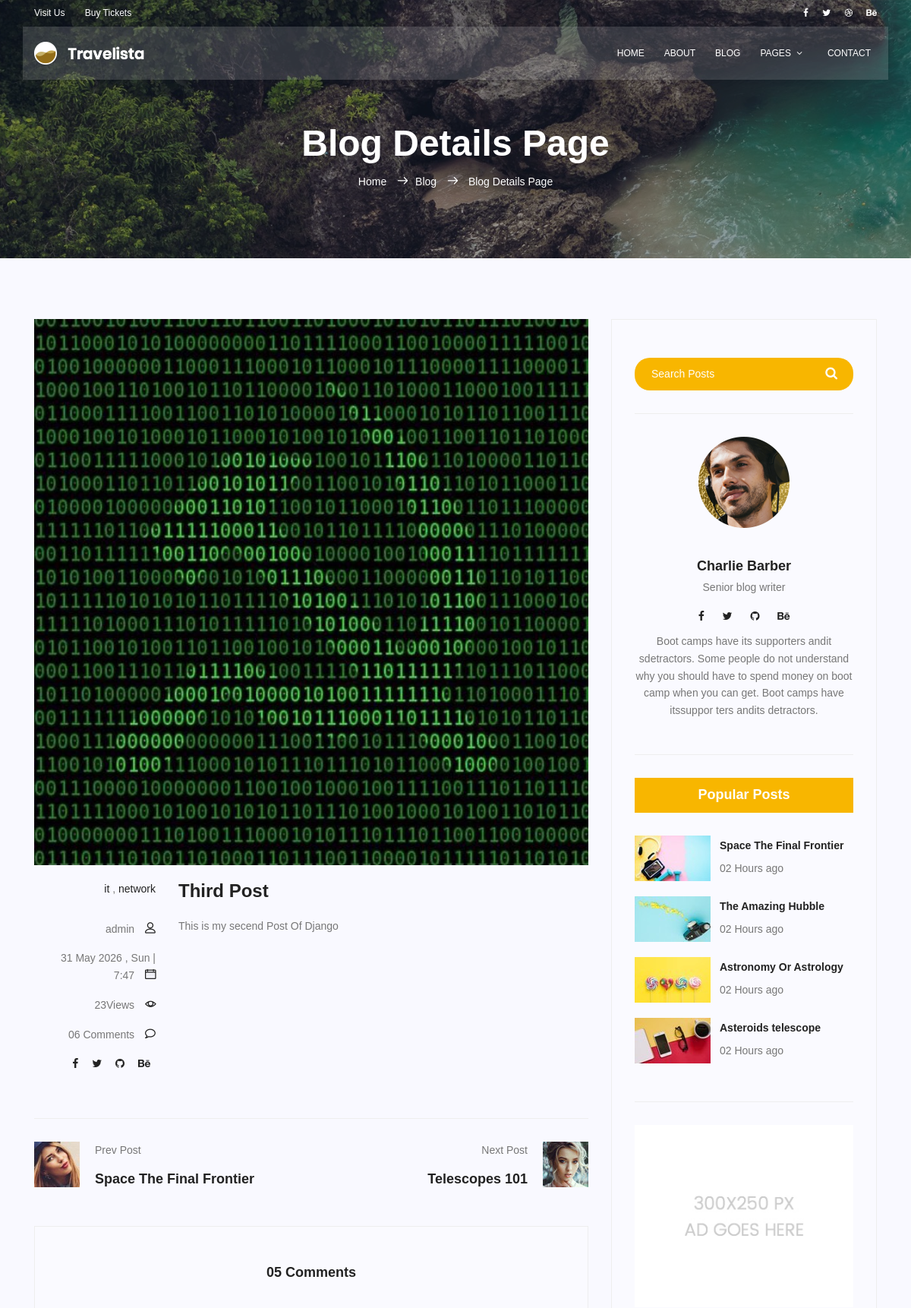
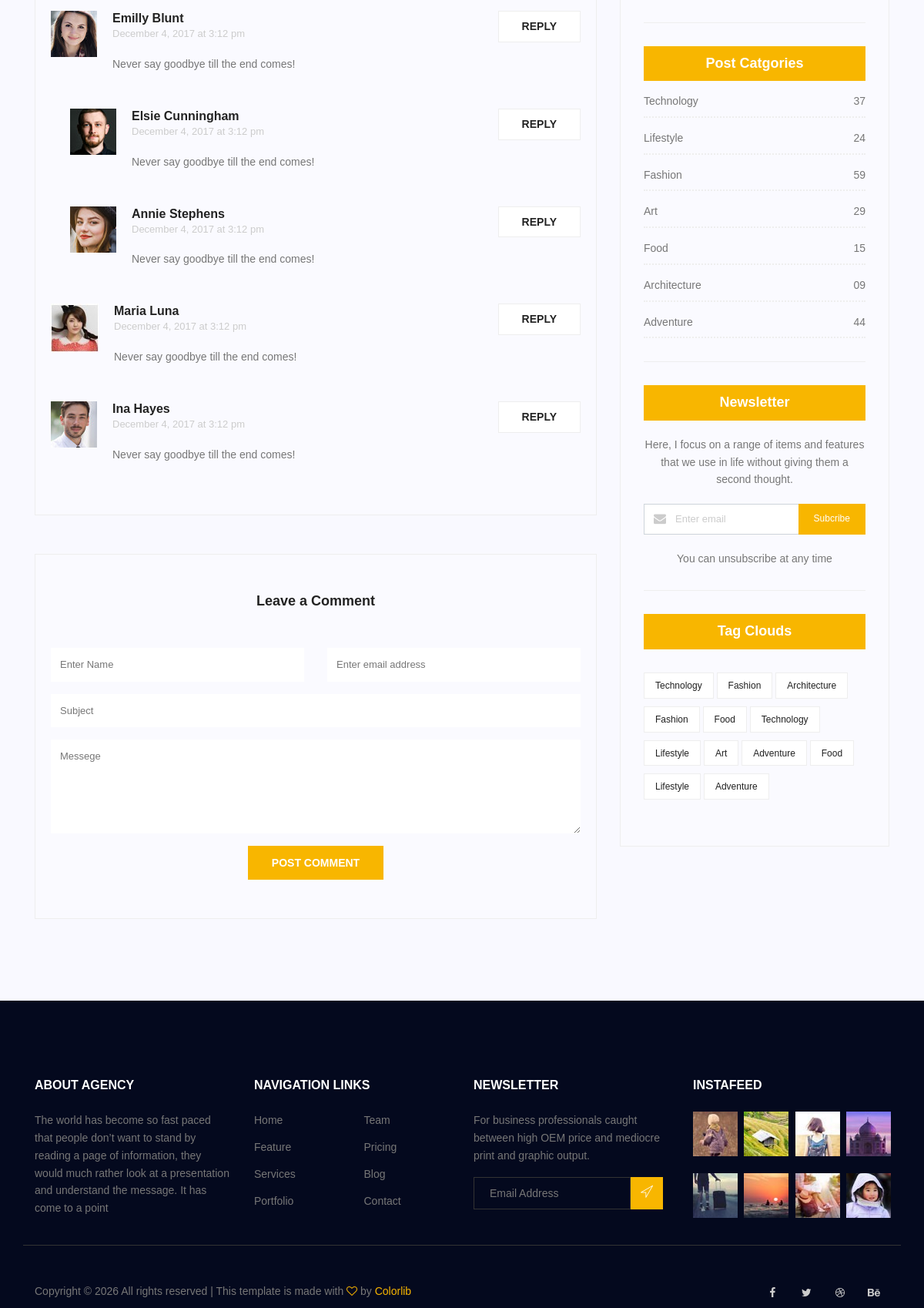
Screenshot of /blog/blog_single/post-3/ (upper part) with the database file from the repository (2 pictures, top to bottom).
### blog/models.py (models this page shows, shortened)
class Post(models.Model):
    image = models.ImageField(upload_to='blog/images',default='blog/default.jpg')
    author = models.ForeignKey(User, on_delete=models.SET_NULL,null=True)
    title = models.CharField(max_length=255)
    content = models.TextField()
    category = models.ManyToManyField(category)
    counted_views = models.IntegerField(default=0)
    status = models.BooleanField(default=False)
    published_date = models.DateTimeField(null=True)
    created_date = models.DateTimeField(auto_now_add=True)
    updated_date = models.DateTimeField(auto_now=True)

class category(models.Model):
    name = models.CharField(max_length=255)

### blog/views.py (the view)
# urls.py: path('blog_single/post-<int:pid>/', views.blog_single, name="blog-single"),
def blog_single(request,pid):
    posts = Post.objects.filter(status=1)
    posts = get_object_or_404(posts, id=pid ,status=1)
    posts.counted_views += 1
    posts.save()
    context = {'posts': posts}
    return render(request, 'blog/blog-single.html',context)

### templates/blog/blog-single.html (shortened to what this page needs)
{% extends 'base.html' %} {% load static %}  {% block content %}
<section class="relative about-banner">
  <div class="overlay overlay-bg"></div>
  <div class="container">
    <div class="row d-flex align-items-center justify-content-center">
      <div class="about-content col-lg-12">
        <h1 class="text-white">Blog Details Page</h1>
        <p class="text-white link-nav">
          <a href="{% url 'index' %}">Home </a>
          <span class="lnr lnr-arrow-right"></span
          ><a href="{% url 'blog-home' %}">Blog </a>
          <span class="lnr lnr-arrow-right"></span>
          <a href="{% url 'blog-single' pid=posts.id %}"> Blog Details Page</a>
        </p>
      </div>
    </div>
  </div>
</section>
<section class="post-content-area single-post-area">
  <div class="container">
    <div class="row">
      <div class="col-lg-8 posts-list">
        <div class="single-post row">
          <div class="col-lg-12">
            <div class="feature-img">
              <img class="img-fluid" src="{{posts.image.url}}" alt="" />
            </div>
          </div>
          <div class="col-lg-3 col-md-3 meta-details">
            <ul class="tags">
              {% for cat in posts.category.all %}
                <li><a href="#">{{cat.name}}</a></li>{% if not forloop.last %} , {% endif %}
              {% endfor %}
            </ul>
            <div class="user-details row">
              <p class="user-name col-lg-12 col-md-12 col-6">
                <a href="#">{{posts.author}}</a>
                <span class="lnr lnr-user"></span>
              </p>
              <p class="date col-lg-12 col-md-12 col-6">
                <a href="#">{{posts.created_date|date:"d M Y , D | G:i"}}</a>
                <span class="lnr lnr-calendar-full"></span>
              </p>
              <p class="view col-lg-12 col-md-12 col-6">
                <a href="#">{{posts.counted_views}}Views</a>
                <span class="lnr lnr-eye"></span>
              </p>
              <p class="comments col-lg-12 col-md-12 col-6">
                <a href="#">06 Comments</a>
                <span class="lnr lnr-bubble"></span>
              </p>
              <ul class="social-links col-lg-12 col-md-12 col-6">
                <li>
                  <a href="#"><i class="fa fa-facebook"></i></a>
                </li>
                <li>
                  <a href="#"><i class="fa fa-twitter"></i></a>
                </li>
                <li>
                  <a href="#"><i class="fa fa-github"></i></a>
                </li>
                <li>
                  <a href="#"><i class="fa fa-behance"></i></a>
                </li>
              </ul>
            </div>
          </div>
          <div class="col-lg-9 col-md-9">
            <h3 class="mt-20 mb-20">{{posts.title}}</h3>
            <p class="excert">{{posts.content}}</p>
          </div>
        </div>
        <div class="navigation-area">
          <div class="row">
            <div
              class="col-lg-6 col-md-6 col-12 nav-left flex-row d-flex justify-content-start align-items-center"
            >
              <div class="thumb">
                <a href="#"
                  ><img
                    class="img-fluid"
                    src="{% static 'img/blog/prev.jpg' %}"
                    alt=""
                /></a>
              </div>
              <div class="arrow">
                <a href="#"
                  ></a>
              </div>
              <div class="detials">
                <p>Prev Post</p>
                <a href="#"><h4>Space The Final Frontier</h4></a>
              </div>
            </div>
            <div
              class="col-lg-6 col-md-6 col-12 nav-right flex-row d-flex justify-content-end align-items-center"
            >
              <div class="detials">
                <p>Next Post</p>
                <a href="#"><h4>Telescopes 101</h4></a>
              </div>
              <div class="arrow">
                <a href="#"
                  ></a>
              </div>
              <div class="thumb">
                <a href="#"
                  ><img
                    class="img-fluid"
                    src="{% static 'img/blog/next.jpg' %}"
                    alt=""
                /></a>
              </div>
            </div>
          </div>
        </div>
        <div class="comments-area">
          <h4>05 Comments</h4>
          <div class="comment-list">
            <div class="single-comment justify-content-between d-flex">
              <div class="user justify-content-between d-flex">
                <div class="thumb">
                  <img src="{% static 'img/blog/c1.jpg' %}" alt="" />
                </div>
                <div class="desc">
                  <h5><a href="#">Emilly Blunt</a></h5>
                  <p class="date">December 4, 2017 at 3:12 pm</p>
                  <p class="comment">Never say goodbye till the end comes!</p>
                </div>
              </div>
              <div class="reply-btn">
                <a href="" class="btn-reply text-uppercase">reply</a>
              </div>
            </div>
          </div>
          <div class="comment-list left-padding">
            <div class="single-comment justify-content-between d-flex">
              <div class="user justify-content-between d-flex">
                <div class="thumb">
                  <img src="{% static 'img/blog/c2.jpg' %}" alt="" />
                </div>
                <div class="desc">
                  <h5><a href="#">Elsie Cunningham</a></h5>
                  <p class="date">December 4, 2017 at 3:12 pm</p>
                  <p class="comment">Never say goodbye till the end comes!</p>
                </div>
              </div>
              <div class="reply-btn">
                <a href="" class="btn-reply text-uppercase">reply</a>
              </div>
            </div>
          </div>
          <div class="comment-list left-padding">
            <div class="single-comment justify-content-between d-flex">
              <div class="user justify-content-between d-flex">
                <div class="thumb">
                  <img src="{% static 'img/blog/c3.jpg' %}" alt="" />
                </div>
                <div class="desc">
                  <h5><a href="#">Annie Stephens</a></h5>
                  <p class="date">December 4, 2017 at 3:12 pm</p>
                  <p class="comment">Never say goodbye till the end comes!</p>
                </div>
              </div>
              <div class="reply-btn">
                <a href="" class="btn-reply text-uppercase">reply</a>
              </div>
            </div>
          </div>
          <div class="comment-list">
            <div class="single-comment justify-content-between d-flex">
              <div class="user justify-content-between d-flex">
                <div class="thumb">
                  <img src="{% static 'img/blog/c4.jpg' %}" alt="" />
                </div>
                <div class="desc">
                  <h5><a href="#">Maria Luna</a></h5>
                  <p class="date">December 4, 2017 at 3:12 pm</p>
                  <p class="comment">Never say goodbye till the end comes!</p>
                </div>
              </div>
              <div class="reply-btn">
                <a href="" class="btn-reply text-uppercase">reply</a>
              </div>
            </div>
          </div>
          <div class="comment-list">
            <div class="single-comment justify-content-between d-flex">
              <div class="user justify-content-between d-flex">
                <div class="thumb">
                  <img src="{% static 'img/blog/c5.jpg' %}" alt="" />
                </div>
                <div class="desc">
                  <h5><a href="#">Ina Hayes</a></h5>
                  <p class="date">December 4, 2017 at 3:12 pm</p>
                  <p class="comment">Never say goodbye till the end comes!</p>
                </div>
              </div>
              <div class="reply-btn">
                <a href="" class="btn-reply text-uppercase">reply</a>
              </div>
            </div>
          </div>
        </div>
        <div class="comment-form">
          <h4>Leave a Comment</h4>
          <form>
            <div class="form-group form-inline">
              <div class="form-group col-lg-6 col-md-12 name">
                <input
                  type="text"
                  class="form-control"
                  id="name"
                  placeholder="Enter Name"
                  onfocus="this.placeholder = ''"
                  onblur="this.placeholder = 'Enter Name'"
                />
              </div>
              <div class="form-group col-lg-6 col-md-12 email">
                <input
                  type="email"
                  class="form-control"
                  id="email"
                  placeholder="Enter email address"
                  onfocus="this.placeholder = ''"
                  onblur="this.placeholder = 'Enter email address'"
                />
              </div>
            </div>
            <div class="form-group">
              <input
                type="text"
                class="form-control"
                id="subject"
                placeholder="Subject"
                onfocus="this.placeholder = ''"
                onblur="this.placeholder = 'Subject'"
              />
            </div>
            <div class="form-group">
              <textarea
                class="form-control mb-10"
                rows="5"
                name="message"
                placeholder="Messege"
                onfocus="this.placeholder = ''"
                onblur="this.placeholder = 'Messege'"
                required=""
              ></textarea>
            </div>
            <a href="#" class="primary-btn text-uppercase">Post Comment</a>
          </form>
        </div>
      </div>
      <div class="col-lg-4 sidebar-widgets">
        <div class="widget-wrap">
          <div class="single-sidebar-widget search-widget">
            <form class="search-form" action="#">
              <input
                placeholder="Search Posts"
                name="search"
                type="text"
                onfocus="this.placeholder = ''"
                onblur="this.placeholder = 'Search Posts'"
              />
              <button type="submit"><i class="fa fa-search"></i></button>
            </form>
          </div>
          <div class="single-sidebar-widget user-info-widget">
            <img src="{% static 'img/blog/user-info.png' %}" alt="" />
            <a href="#"><h4>Charlie Barber</h4></a>
            <p>Senior blog writer</p>
            <ul class="social-links">
              <li>
                <a href="#"><i class="fa fa-facebook"></i></a>
              </li>
              <li>
                <a href="#"><i class="fa fa-twitter"></i></a>
              </li>
              <li>
                <a href="#"><i class="fa fa-github"></i></a>
              </li>
              <li>
                <a href="#"><i class="fa fa-behance"></i></a>
              </li>
            </ul>
            <p>
              Boot camps have its supporters andit sdetractors. Some people do
              not understand why you should have to spend money on boot camp
              when you can get. Boot camps have itssuppor ters andits
              detractors.
            </p>
          </div>
          {% include 'blog/blog-popular-post.html' %}
          <div class="single-sidebar-widget ads-widget">
            <a href="#"
              ><img
                class="img-fluid"
                src="{% static 'img/blog/ads-banner.jpg' %}"
                alt=""
            /></a>
          </div>
          <div class="single-sidebar-widget post-category-widget">
            <h4 class="category-title">Post Catgories</h4>
            <ul class="cat-list">
              <li>
                <a href="#" class="d-flex justify-content-between">
                  <p>Technology</p>
                  <p>37</p>
                </a>
              </li>
              <li>
                <a href="#" class="d-flex justify-content-between">
                  <p>Lifestyle</p>
                  <p>24</p>
                </a>
              </li>
              <li>
                <a href="#" class="d-flex justify-content-between">
                  <p>Fashion</p>
                  <p>59</p>
                </a>
              </li>
              <li>
                <a href="#" class="d-flex justify-content-between">
                  <p>Art</p>
                  <p>29</p>
                </a>
              </li>
              <li>
                <a href="#" class="d-flex justify-content-between">
                  <p>Food</p>
                  <p>15</p>
                </a>
              </li>
              <li>
                <a href="#" class="d-flex justify-content-between">
                  <p>Architecture</p>
                  <p>09</p>
                </a>
              </li>
              <li>
                <a href="#" class="d-flex justify-content-between">
                  <p>Adventure</p>
                  <p>44</p>
                </a>
              </li>
            </ul>
          </div>
          <div class="single-sidebar-widget newsletter-widget">
            <h4 class="newsletter-title">Newsletter</h4>
            <p>
              Here, I focus on a range of items and features that we use in life
              without giving them a second thought.
            </p>
            <div class="form-group d-flex flex-row">
              <div class="col-autos">
                <div class="input-group">
                  <div class="input-group-prepend">
                    <div class="input-group-text">
                      <i class="fa fa-envelope" aria-hidden="true"></i>
                    </div>
                  </div>
                  <input
                    type="text"
                    class="form-control"
                    id="inlineFormInputGroup"
                    placeholder="Enter email"
                    onfocus="this.placeholder = ''"
                    onblur="this.placeholder = 'Enter email'"
                  />
                </div>
              </div>
              <a href="#" class="bbtns">Subcribe</a>
            </div>
            <p class="text-bottom">You can unsubscribe at any time</p>
          </div>
          <div class="single-sidebar-widget tag-cloud-widget">
            <h4 class="tagcloud-title">Tag Clouds</h4>
            <ul>
              <li><a href="#">Technology</a></li>
              <li><a href="#">Fashion</a></li>
              <li><a href="#">Architecture</a></li>
              <li><a href="#">Fashion</a></li>
              <li><a href="#">Food</a></li>
              <li><a href="#">Technology</a></li>
              <li><a href="#">Lifestyle</a></li>
              <li><a href="#">Art</a></li>
              <li><a href="#">Adventure</a></li>
              <li><a href="#">Food</a></li>
              <li><a href="#">Lifestyle</a></li>
              <li><a href="#">Adventure</a></li>
            </ul>
          </div>
        </div>
      </div>
    </div>
  </div>
</section>
{% endblock %}

### rows the page displays
Post: image (picture), author "admin", created_date|G "31 May 2026 , Sun | 7:47", counted_views "23", title "Third Post", content "This is my secend Post Of Django"
category: name "it"
category: name "network"
